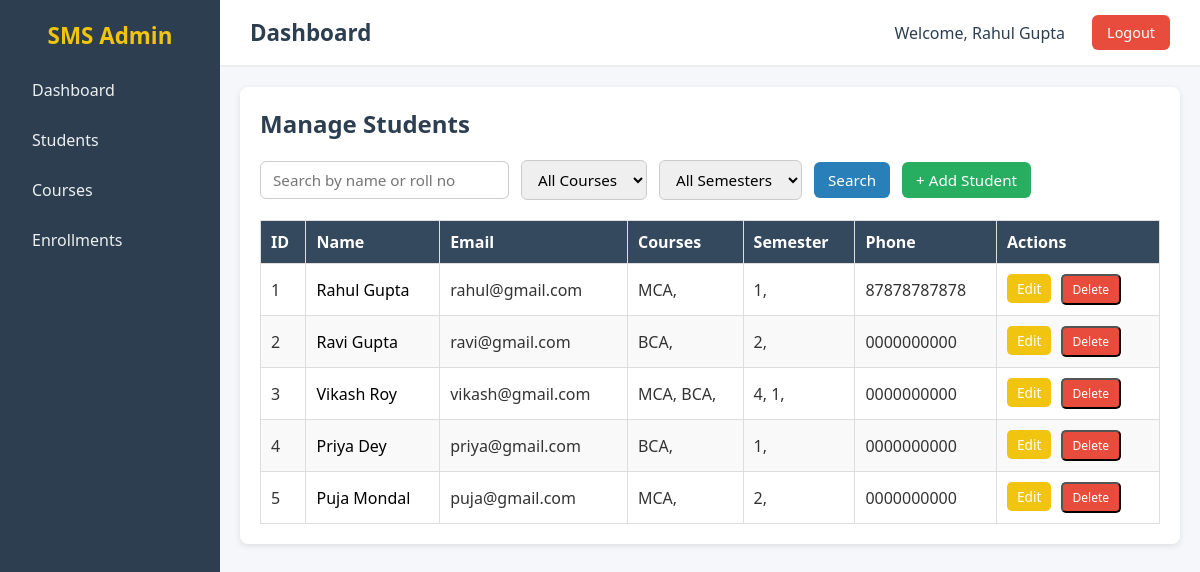
The app's page /students (signed in) with its own data.
### SMS/app/models/sms_models.py (models this page shows)
class User(db.Model):
    __tablename__ = "users"
    id = db.Column(db.Integer,primary_key= True)
    name = db.Column(db.String(100),nullable =False)
    email = db.Column(db.String(80),nullable = False)
    username = db.Column(db.String(80),unique = True,nullable = False)
    password = db.Column(db.String(80),nullable = False)

class Student(db.Model):
    __tablename__ = "students"
    id = db.Column(db.Integer, primary_key=True)
    name = db.Column(db.String(100), nullable=False)
    address = db.Column(db.String(200), nullable=False)
    age = db.Column(db.Integer, nullable=False)
    phone = db.Column(db.String(15), nullable=False)
    email = db.Column(db.String(30), nullable=False, unique=True)
    last_qualification = db.Column(db.String(30))
    enrollments = db.relationship("Enrollment", backref="student", lazy=True)

class Enrollment(db.Model):
    __tablename__ = "enrollments"
    f_date = datetime.date.today()
    id = db.Column(db.Integer, primary_key=True)
    student_id = db.Column(db.Integer, db.ForeignKey("students.id"), nullable=False)
    course_id = db.Column(db.Integer, db.ForeignKey("courses.id"), nullable=False)
    semester_id = db.Column(db.Integer, db.ForeignKey("semesters.id"), nullable=False)
    enroll_date = db.Column(db.Date, default=f_date, nullable=False)
    status = db.Column(db.String(20), default="active", nullable=False)
    course = db.relationship("Course", backref="enrollments")
    semester = db.relationship("Semester", backref="enrollments")

class Course(db.Model):
    __tablename__ = "courses"
    id = db.Column(db.Integer, primary_key=True)
    name = db.Column(db.String(100), nullable=False, unique=True)
    duration = db.Column(db.String(20), nullable=False)
    semesters = db.relationship("Semester", backref="course", lazy=True)

class Semester(db.Model):
    __tablename__ = "semesters"
    id = db.Column(db.Integer, primary_key=True)
    number = db.Column(db.Integer, nullable=False)  # e.g., 1, 2, 3...
    course_id = db.Column(db.Integer, db.ForeignKey("courses.id"), nullable=False)
    subjects = db.relationship("Subject", secondary="semester_subjects", backref="semesters")

### SMS/app/routes/students.py (the view)
@student_bp.route("/students")
@login_required
def students():
    got_students =  Student.query.all()
    return render_template("students/students.html",students=got_students)

### SMS/app/decorator/login_auth.py (called while the page is built)
def login_required(f):
    @wraps(f)
    def decorated_function(*args, **kwargs):
        if "user_id" not in session:
            return redirect(url_for("auth.login"))  # redirect to login page
        return f(*args, **kwargs)
    return decorated_function

### SMS/app/routes/base.py (called while the page is built)
@base_bp.app_context_processor
def inject_user():
    user_id = session.get('user_id')
    if user_id:
        return {"login_user": User.query.get(user_id)}
    return {"login_user": None}

### SMS/app/templates/students/students.html (shortened to what this page needs)
{% extends "base.html" %}
{% block css %}
<link rel="stylesheet" href="{{ url_for('static', filename='css/students.css') }}">
{% endblock %}
{% block content %}
<div class="students-container">
    <h2>Manage Students</h2>
    <form method="POST" action="/students/filter" class="filter-form">
        <input type="text" name="search" placeholder="Search by name or roll no">
        <select name="course" id="courseSelect">
            <option value="">All Courses</option>
        </select>
        <select name="semester" id="semesterSelect">
            <option value="">All Semesters</option>
        </select>
        <button type="submit" class="btn-submit">Search</button>
        <a href="/students/add" class="btn-add">+ Add Student</a>
    </form>
    <table class="students-table">
        <thead>
            <tr>
                <th>ID</th>
                <th>Name</th>
                <th>Email</th>
                <th>Courses</th>
                <th>Semester</th>
                <th>Phone</th>
                <th>Actions</th>
            </tr>
        </thead>
        <tbody>
            {% if students %}
            {% for student in students %}
            <tr>
                <td>{{ student.id }}</td>
                <td><a href="/students/{{student.id}}/viwe" class = "student_name_a">{{ student.name }}</a></td>
                <td>{{ student.email }}</td>
                <td> {% for enrollment in student.enrollments %}
                    {{ enrollment.course.name }},
                    {% else %}
                    No enrollment
                    {% endfor %} </td>
                <td>
                    {% for enrollment in student.enrollments %}
                    {{ enrollment.semester.number }},
                    {% else %}
                    No Semester
                    {% endfor %}
                <td>{{ student.phone }}</td>
                <td class="actions">
                    <a href="/students/{{ student.id }}/edit" class="btn-edit">Edit</a>
                    <form method="POST" action="/students/{{ student.id }}/delete"
                        style="display:inline;" onsubmit="return confirmDelete(this);">
                        <button type="submit" class="btn-delete">Delete</button>
                    </form>
                </td>
            </tr>
            {% endfor %}
            {% else %}
            <tr>
                <td colspan="7" class="no-data">No students found.</td>
            </tr>
            {% endif %}
        </tbody>
    </table>
</div>
{% endblock %}

### SMS/app/templates/base.html (shortened to what this page needs)
<!DOCTYPE html>
<html lang="en">
<head>
    <link rel="stylesheet" href="{{ url_for('static', filename='css/base.css') }}">
    {% block css %}{% endblock %}
</head>
<body>
    <div class="main-content">
        <div class="sidebar">
            <h2><a href="/">SMS Admin</h2></a>
            <ul>
                <li><a href="/">Dashboard</a></li>
                <li><a href="/students">Students</a></li>
                <li><a href="/courses">Courses</a></li>
                <li><a href="/enrollments">Enrollments</a></li>
            </ul>
        </div>
        <div class="content">
            <header>
                <h1>{% block header_title %}Dashboard{% endblock %}</h1>
                <div class="user-info">
                    <span class="username">Welcome, {{ login_user.name }}</span>
                    <a href="/logout" class="logout-btn" onclick="clearAppCache()">Logout</a>
                </div>
            </header>
            <main>
            {% block content %}
            {% endblock %}
        </main>
        </div>
    </div>
</body>
</html>

### SMS/app/static/css/base.css (style rules this page uses)
* { margin: 0; padding: 0; box-sizing: border-box; font-family: "Segoe UI", Tahoma, Geneva, Verdana, sans-serif; }
body { background: #f5f7fa; color: #333; min-height: 100vh; }
.main-content { display: flex; min-height: 100vh; }
.sidebar { width: 220px; background: #2c3e50; color: #fff; padding: 20px; flex-shrink: 0; }
.sidebar h2 { text-align: center; margin-bottom: 20px; font-size: 1.4rem; }
.sidebar h2 a { text-decoration: none; color: #f1c40f; }
.sidebar ul { list-style: none; }
.sidebar ul li { margin: 12px 0; }
.sidebar ul li a { text-decoration: none; color: #ecf0f1; padding: 8px 12px; display: block; border-radius: 6px; transition: background 0.3s; }
.content { flex-grow: 1; display: flex; flex-direction: column; }
header { background: #fff; padding: 15px 30px; display: flex; justify-content: space-between; align-items: center; border-bottom: 2px solid #eee; }
.user-info { display: flex; align-items: center; gap: 15px; }
.username { font-size: 1rem; font-weight: 500; color: #2c3e50; padding: 6px 12px; border-radius: 6px; }
header h1 { font-size: 1.4rem; color: #2c3e50; }
.logout-btn { text-decoration: none; background: #e74c3c; color: #fff; padding: 8px 15px; border-radius: 6px; font-size: 0.9rem; transition: background 0.3s; }
main { flex-grow: 1; padding: 20px; }

### SMS/app/static/css/students.css (style rules this page uses)
.students-container { padding: 20px; background: #fff; border-radius: 8px; box-shadow: 0 2px 6px rgba(0,0,0,0.1); }
.students-container h2 { color: #2c3e50; margin-bottom: 20px; }
.filter-form { display: flex; flex-wrap: wrap; gap: 12px; align-items: center; margin-bottom: 20px; }
.filter-form input[type="text"], .filter-form select { padding: 8px 12px; border-radius: 6px; border: 1px solid #ccc; font-size: 0.95rem; }
.btn-submit, .btn-add { padding: 8px 14px; border-radius: 6px; text-decoration: none; font-size: 0.95rem; cursor: pointer; transition: 0.3s; }
.btn-submit { background: #2980b9; color: #fff; border: none; }
.btn-add { background: #27ae60; color: #fff; border: none; text-align: center; }
.students-table { width: 100%; border-collapse: collapse; margin-top: 15px; }
.students-table th, .students-table td { border: 1px solid #ddd; padding: 10px; text-align: left; }
.students-table th { background: #34495e; color: #fff; font-weight: 600; }
.student_name_a { text-decoration: none; color: black; }
.students-table tr:nth-child(even) { background: #f9f9f9; }
.actions a { margin-right: 5px; padding: 5px 10px; border-radius: 5px; color: #fff; text-decoration: none; font-size: 0.85rem; transition: 0.3s; }
.btn-edit { background: #f1c40f; }
.btn-delete { background: #e74c3c; margin-right: 5px; padding: 5px 10px; border-radius: 5px; color: #fff; text-decoration: none; font-size: 0.75rem; transition: 0.3s; display: inline; }

### records on screen
User: name "Rahul Gupta"
Student: id "1", name "Rahul Gupta", email "rahul@gmail.com", phone "87878787878"
Enrollment: course.name "MCA", semester.number "1"
Student: id "2", name "Ravi Gupta", email "ravi@gmail.com", phone "0000000000"
Enrollment: course.name "BCA", semester.number "2"
Student: id "3", name "Vikash Roy", email "vikash@gmail.com", phone "0000000000"
Enrollment: course.name "MCA", semester.number "4"
Enrollment: course.name "BCA", semester.number "1"
Student: id "4", name "Priya Dey", email "priya@gmail.com", phone "0000000000"
Enrollment: course.name "BCA", semester.number "1"
Student: id "5", name "Puja Mondal", email "puja@gmail.com", phone "0000000000"
Enrollment: course.name "MCA", semester.number "2"
